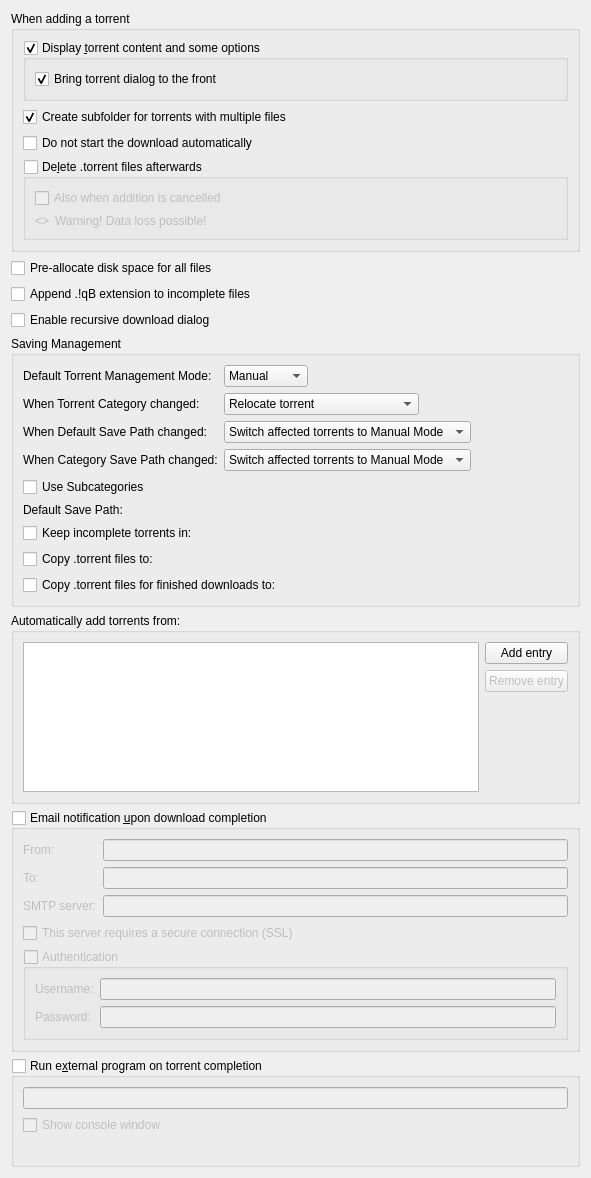
          <widget class="QWidget" name="scrollAreaWidgetContents_2">
           <property name="geometry">
            <rect>
             <x>0</x>
             <y>0</y>
             <width>591</width>
             <height>1138</height>
            </rect>
           </property>
           <layout class="QVBoxLayout" name="verticalLayout">
            <item>
             <widget class="QGroupBox" name="torrentAdditionBox">
              <property name="title">
               <string>When adding a torrent</string>
              </property>
              <layout class="QVBoxLayout" name="torrentAdditionBoxLayout">
               <item>
                <widget class="QGroupBox" name="checkAdditionDialog">
                 <property name="title">
                  <string>Display &amp;torrent content and some options</string>
                 </property>
                 <property name="checkable">
                  <bool>true</bool>
                 </property>
                 <layout class="QVBoxLayout" name="verticalLayout_18">
                  <item>
                   <widget class="QCheckBox" name="checkAdditionDialogFront">
                    <property name="text">
                     <string>Bring torrent dialog to the front</string>
                    </property>
                    <property name="checked">
                     <bool>true</bool>
                    </property>
                   </widget>
                  </item>
                 </layout>
                </widget>
               </item>
               <item>
                <widget class="QCheckBox" name="checkCreateSubfolder">
                 <property name="text">
                  <string>Create subfolder for torrents with multiple files</string>
                 </property>
                 <property name="checked">
                  <bool>true</bool>
                 </property>
                </widget>
               </item>
               <item>
                <widget class="QCheckBox" name="checkStartPaused">
                 <property name="text">
                  <string comment="The torrent will be added to download list in pause state">Do not start the download automatically</string>
                 </property>
                </widget>
               </item>
               <item>
                <widget class="QGroupBox" name="deleteTorrentBox">
                 <property name="toolTip">
                  <string>Should the .torrent file be deleted after adding it</string>
                 </property>
                 <property name="title">
                  <string>De&amp;lete .torrent files afterwards </string>
                 </property>
                 <property name="checkable">
                  <bool>true</bool>
                 </property>
                 <property name="checked">
                  <bool>false</bool>
                 </property>
                 <layout class="QVBoxLayout" name="deleteTorrentBoxLayout">
                  <item>
                   <widget class="QCheckBox" name="deleteCancelledTorrentBox">
                    <property name="toolTip">
                     <string>Also delete .torrent files whose addition was cancelled</string>
                    </property>
                    <property name="text">
                     <string>Also when addition is cancelled</string>
                    </property>
                   </widget>
                  </item>
                  <item>
                   <layout class="QHBoxLayout" name="deleteTorrentWarningLayout">
                    <item>
                     <widget class="QLabel" name="deleteTorrentWarningIcon">
                      <property name="sizePolicy">
                       <sizepolicy hsizetype="Fixed" vsizetype="Preferred">
                        <horstretch>0</horstretch>
                        <verstretch>0</verstretch>
                       </sizepolicy>
                      </property>
                      <property name="text">
                       <string notr="true">&lt;&gt;</string>
                      </property>
                     </widget>
                    </item>
                    <item>
                     <widget class="QLabel" name="deleteTorrentWarningLabel">
                      <property name="text">
                       <string>Warning! Data loss possible!</string>
                      </property>
                     </widget>
                    </item>
                   </layout>
                  </item>
                 </layout>
                </widget>
               </item>
              </layout>
             </widget>
            </item>
            <item>
             <widget class="QCheckBox" name="checkPreallocateAll">
              <property name="text">
               <string>Pre-allocate disk space for all files</string>
              </property>
             </widget>
            </item>
            <item>
             <widget class="QCheckBox" name="checkAppendqB">
              <property name="text">
               <string>Append .!qB extension to incomplete files</string>
              </property>
             </widget>
            </item>
            <item>
             <widget class="QCheckBox" name="checkRecursiveDownload">
              <property name="text">
               <string>Enable recursive download dialog</string>
              </property>
             </widget>
            </item>
            <item>
             <widget class="QGroupBox" name="groupSavingManagement">
              <property name="title">
               <string>Saving Management</string>
              </property>
              <layout class="QVBoxLayout" name="groupSavingManagementLayout">
               <item>
                <layout class="QGridLayout" name="gridLayout_3">
                 <item row="0" column="0">
                  <widget class="QLabel" name="label_40">
                   <property name="text">
                    <string>Default Torrent Management Mode:</string>
                   </property>
                  </widget>
                 </item>
                 <item row="0" column="1">
                  <layout class="QHBoxLayout" name="horizontalLayout_70">
                   <property name="spacing">
                    <number>10</number>
                   </property>
                   <item>
                    <widget class="QComboBox" name="comboSavingMode">
                     <property name="toolTip">
                      <string>Automatic mode means that various torrent properties (e.g. save path) will be decided by the associated category</string>
                     </property>
                     <item>
                      <property name="text">
                       <string>Manual</string>
                      </property>
                     </item>
                     <item>
                      <property name="text">
                       <string>Automatic</string>
                      </property>
                     </item>
                    </widget>
                   </item>
                   <item>
                    <spacer name="horizontalSpacer_160">
                     <property name="orientation">
                      <enum>Qt::Horizontal</enum>
                     </property>
                     <property name="sizeHint" stdset="0">
                      <size>
                       <width>40</width>
                       <height>20</height>
                      </size>
                     </property>
                    </spacer>
                   </item>
                  </layout>
                 </item>
                 <item row="1" column="0">
                  <widget class="QLabel" name="labelTorrentCategoryChanged">
                   <property name="text">
                    <string>When Torrent Category changed:</string>
                   </property>
                  </widget>
                 </item>
                 <item row="1" column="1">
                  <layout class="QHBoxLayout" name="horizontalLayout_14">
                   <item>
                    <widget class="QComboBox" name="comboTorrentCategoryChanged">
                     <item>
                      <property name="text">
                       <string>Relocate torrent</string>
                      </property>
                     </item>
                     <item>
                      <property name="text">
                       <string>Switch torrent to Manual Mode</string>
                      </property>
                     </item>
                    </widget>
                   </item>
                   <item>
                    <spacer name="horizontalSpacer_17">
                     <property name="orientation">
                      <enum>Qt::Horizontal</enum>
                     </property>
                     <property name="sizeHint" stdset="0">
                      <size>
                       <width>40</width>
                       <height>20</height>
                      </size>
                     </property>
                    </spacer>
                   </item>
                  </layout>
                 </item>
                 <item row="2" column="0">
                  <widget class="QLabel" name="labelCategoryDefaultPathChanged">
                   <property name="text">
                    <string>When Default Save Path changed:</string>
                   </property>
                  </widget>
                 </item>
                 <item row="2" column="1">
                  <layout class="QHBoxLayout" name="horizontalLayout_15">
                   <item>
                    <widget class="QComboBox" name="comboCategoryDefaultPathChanged">
                     <property name="currentIndex">
                      <number>1</number>
                     </property>
                     <item>
                      <property name="text">
                       <string>Relocate affected torrents</string>
                      </property>
                     </item>
                     <item>
                      <property name="text">
                       <string>Switch affected torrents to Manual Mode</string>
                      </property>
                     </item>
                    </widget>
                   </item>
                   <item>
                    <spacer name="horizontalSpacer_18">
                     <property name="orientation">
                      <enum>Qt::Horizontal</enum>
                     </property>
                     <property name="sizeHint" stdset="0">
                      <size>
                       <width>40</width>
                       <height>20</height>
                      </size>
                     </property>
                    </spacer>
                   </item>
                  </layout>
                 </item>
                 <item row="3" column="0">
                  <widget class="QLabel" name="labelCategoryChanged">
                   <property name="text">
                    <string>When Category Save Path changed:</string>
                   </property>
                  </widget>
                 </item>
                 <item row="3" column="1">
                  <layout class="QHBoxLayout" name="horizontalLayout_17">
                   <item>
                    <widget class="QComboBox" name="comboCategoryChanged">
                     <property name="currentIndex">
                      <number>1</number>
                     </property>
                     <item>
                      <property name="text">
                       <string>Relocate affected torrents</string>
                      </property>
                     </item>
                     <item>
                      <property name="text">
                       <string>Switch affected torrents to Manual Mode</string>
                      </property>
                     </item>
                    </widget>
                   </item>
                   <item>
                    <spacer name="horizontalSpacer_19">
                     <property name="orientation">
                      <enum>Qt::Horizontal</enum>
                     </property>
                     <property name="sizeHint" stdset="0">
                      <size>
                       <width>40</width>
                       <height>20</height>
                      </size>
                     </property>
                    </spacer>
                   </item>
                  </layout>
                 </item>
                </layout>
               </item>
               <item>
                <widget class="QCheckBox" name="checkUseSubcategories">
                 <property name="text">
                  <string>Use Subcategories</string>
                 </property>
                </widget>
               </item>
               <item>
                <layout class="QGridLayout" name="gridLayout_4">
                 <item row="1" column="1">
                  <widget class="FileSystemPathLineEdit" name="textTempPath" native="true"/>
                 </item>
                 <item row="3" column="0">
                  <widget class="QCheckBox" name="checkExportDirFin">
                   <property name="text">
                    <string>Copy .torrent files for finished downloads to:</string>
                   </property>
                  </widget>
                 </item>
                 <item row="0" column="0">
                  <widget class="QLabel" name="labelSavePath">
                   <property name="text">
                    <string>Default Save Path:</string>
                   </property>
                  </widget>
                 </item>
                 <item row="2" column="0">
                  <widget class="QCheckBox" name="checkExportDir">
                   <property name="text">
                    <string>Copy .torrent files to:</string>
                   </property>
                  </widget>
                 </item>
                 <item row="1" column="0">
                  <widget class="QCheckBox" name="checkTempFolder">
                   <property name="text">
                    <string>Keep incomplete torrents in:</string>
                   </property>
                  </widget>
                 </item>
                 <item row="3" column="1">
                  <widget class="FileSystemPathLineEdit" name="textExportDirFin" native="true"/>
                 </item>
                 <item row="0" column="1">
                  <widget class="FileSystemPathLineEdit" name="textSavePath" native="true"/>
                 </item>
                 <item row="2" column="1">
                  <widget class="FileSystemPathLineEdit" name="textExportDir" native="true"/>
                 </item>
                </layout>
               </item>
              </layout>
             </widget>
            </item>
            <item>
             <widget class="QGroupBox" name="groupBox_2">
              <property name="title">
               <string>Automatically add torrents from:</string>
              </property>
              <layout class="QVBoxLayout" name="verticalLayout_38">
               <item>
                <layout class="QHBoxLayout" name="horizontalLayout_16">
                 <item>
                  <widget class="QTreeView" name="scanFoldersView">
                   <property name="sizePolicy">
                    <sizepolicy hsizetype="Expanding" vsizetype="Expanding">
                     <horstretch>0</horstretch>
                     <verstretch>1</verstretch>
                    </sizepolicy>
                   </property>
                   <property name="minimumSize">
                    <size>
                     <width>250</width>
                     <height>150</height>
                    </size>
                   </property>
                   <property name="editTriggers">
                    <set>QAbstractItemView::AllEditTriggers</set>
                   </property>
                   <property name="selectionMode">
                    <enum>QAbstractItemView::SingleSelection</enum>
                   </property>
                   <property name="selectionBehavior">
                    <enum>QAbstractItemView::SelectRows</enum>
                   </property>
                   <property name="textElideMode">
                    <enum>Qt::ElideNone</enum>
                   </property>
                   <property name="rootIsDecorated">
                    <bool>false</bool>
                   </property>
                   <attribute name="headerDefaultSectionSize">
                    <number>80</number>
                   </attribute>
                   <attribute name="headerStretchLastSection">
                    <bool>false</bool>
                   </attribute>
                  </widget>
                 </item>
                 <item>
                  <layout class="QVBoxLayout" name="verticalLayout_37">
                   <item>
                    <widget class="QPushButton" name="addScanFolderButton">
                     <property name="text">
                      <string>Add entry</string>
                     </property>
                    </widget>
                   </item>
                   <item>
                    <widget class="QPushButton" name="removeScanFolderButton">
                     <property name="enabled">
                      <bool>false</bool>
                     </property>
                     <property name="text">
                      <string>Remove entry</string>
                     </property>
                    </widget>
                   </item>
                   <item>
                    <spacer name="verticalSpacer_6">
                     <property name="orientation">
                      <enum>Qt::Vertical</enum>
                     </property>
                     <property name="sizeHint" stdset="0">
                      <size>
                       <width>20</width>
                       <height>40</height>
                      </size>
                     </property>
                    </spacer>
                   </item>
                  </layout>
                 </item>
                </layout>
               </item>
              </layout>
             </widget>
            </item>
            <item>
             <widget class="QGroupBox" name="groupMailNotification">
              <property name="title">
               <string>Email notification &amp;upon download completion</string>
              </property>
              <property name="checkable">
               <bool>true</bool>
              </property>
              <property name="checked">
               <bool>false</bool>
              </property>
              <layout class="QVBoxLayout" name="verticalLayout_171">
               <item>
                <layout class="QGridLayout" name="gridLayout_9">
                 <item row="1" column="1">
                  <widget class="QLineEdit" name="lineEditDestEmail"/>
                 </item>
                 <item row="1" column="0">
                  <widget class="QLabel" name="label_2">
                   <property name="text">
                    <string comment="To receiver">To:</string>
                   </property>
                  </widget>
                 </item>
                 <item row="2" column="0">
                  <widget class="QLabel" name="label_3">
                   <property name="text">
                    <string>SMTP server:</string>
                   </property>
                  </widget>
                 </item>
                 <item row="2" column="1">
                  <widget class="QLineEdit" name="lineEditSmtpServer"/>
                 </item>
                 <item row="0" column="1">
                  <widget class="QLineEdit" name="senderEmailTxt"/>
                 </item>
                 <item row="0" column="0">
                  <widget class="QLabel" name="label_25">
                   <property name="text">
                    <string comment="From sender">From:</string>
                   </property>
                  </widget>
                 </item>
                </layout>
               </item>
               <item>
                <widget class="QCheckBox" name="checkSmtpSSL">
                 <property name="text">
                  <string>This server requires a secure connection (SSL)</string>
                 </property>
                </widget>
               </item>
               <item>
                <widget class="QGroupBox" name="groupMailNotifAuth">
                 <property name="title">
                  <string>Authentication</string>
                 </property>
                 <property name="checkable">
                  <bool>true</bool>
                 </property>
                 <property name="checked">
                  <bool>false</bool>
                 </property>
                 <layout class="QFormLayout" name="formLayout_2">
                  <item row="0" column="0">
                   <widget class="QLabel" name="label_7">
                    <property name="text">
                     <string>Username:</string>
                    </property>
                   </widget>
                  </item>
                  <item row="0" column="1">
                   <widget class="QLineEdit" name="mailNotifUsername"/>
                  </item>
                  <item row="1" column="0">
                   <widget class="QLabel" name="label_8">
                    <property name="text">
                     <string>Password:</string>
                    </property>
                   </widget>
                  </item>
                  <item row="1" column="1">
                   <widget class="QLineEdit" name="mailNotifPassword">
                    <property name="echoMode">
                     <enum>QLineEdit::Password</enum>
                    </property>
                   </widget>
                  </item>
                 </layout>
                </widget>
               </item>
              </layout>
             </widget>
            </item>
            <item>
             <widget class="QGroupBox" name="autoRunBox">
              <property name="title">
               <string>Run e&amp;xternal program on torrent completion</string>
              </property>
              <property name="checkable">
               <bool>true</bool>
              </property>
              <property name="checked">
               <bool>false</bool>
              </property>
              <layout class="QVBoxLayout" name="verticalLayout_19">
               <item>
                <widget class="QLineEdit" name="lineEditAutoRun"/>
               </item>
               <item>
                <widget class="QCheckBox" name="autoRunConsole">
                 <property name="text">
                  <string>Show console window</string>
                 </property>
                </widget>
               </item>
               <item>
                <widget class="QLabel" name="labelAutoRunParam">
                 <property name="wordWrap">
                  <bool>true</bool>
                 </property>
                </widget>
               </item>
              </layout>
             </widget>
            </item>
           </layout>
          </widget>
